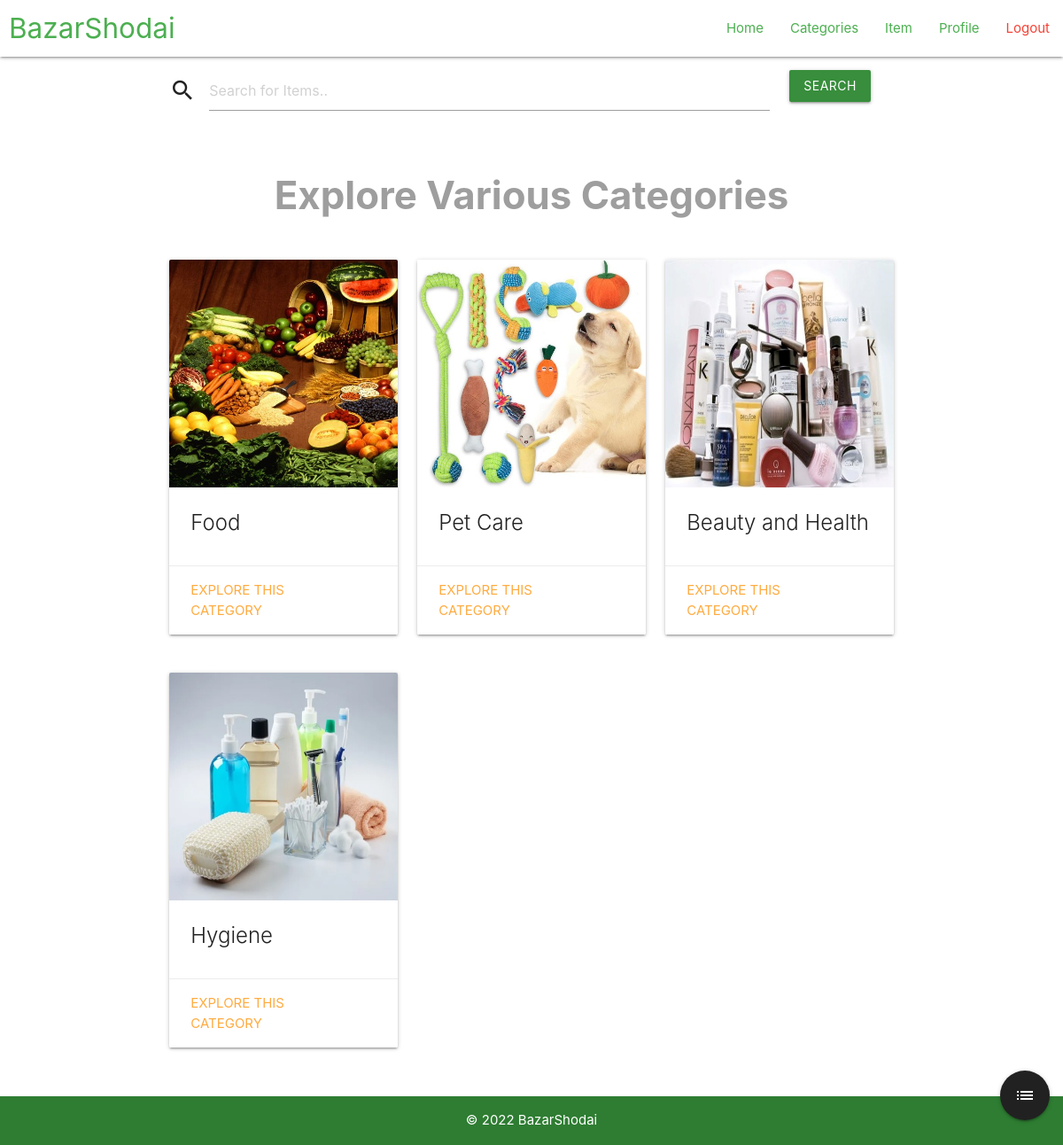
The page /bazar-shodai/categories.php on the database its author committed.
### tables this page shows
CREATE TABLE `tbl_category` (
  `id` int(10) UNSIGNED NOT NULL,
  `title` varchar(255) NOT NULL,
  `image_name` varchar(255) NOT NULL,
  `featured` varchar(255) NOT NULL,
  `active` varchar(255) NOT NULL
);

### bazar-shodai/categories.php (the view, shortened to what this page needs)
<?php include("reusable-front/head.php") ?>
<?php include("reusable-front/menu.php") ?>
<div class="item-search">
    <div class="row container">
        <form class="col s12" action="<?php echo SITEURL; ?>search-item.php" method="POST">
        <div class="row">
            <div class="input-field col s10">
                <i class="material-icons prefix">search</i>
                <input type="search" name="search" placeholder="Search for Items.." required>
            </div>
            <div class="input-field col s2">
                <input type="submit" name="submit" value="Search" class="btn green darken-2">
            </div>
        </div>
        </form>
    </div>
</div>
<div class="categories container">
    <div class="row">
        <h3 class="center-align grey-text">Explore Various Categories</h3>
        <?php
            $sql = "SELECT * FROM tbl_category WHERE ACTIVE='Yes'";
            $result = mysqli_query($conn, $sql);
            if($result == true) {
                $rows = mysqli_num_rows($result);
                if($rows>0) {
                    while($rows = mysqli_fetch_assoc($result)) {
                        $id = $rows['id'];
                        $title = $rows['title'];
                        $image_name = $rows['image_name'];
                        ?>
                        <div class="col s12 m4">
                            <div class="row">
                                <div class="col s12 m12">
                                    <div class="card hoverable">
                                        <div class="card-image">
                                            <img src="<?php echo SITEURL; ?>images/category/<?php echo $image_name; ?>">
                                        </div>
                                        <div class="card-content">
                                            <span class="card-title"><?php echo $title; ?></span>
                                        </div>
                                        <div class="card-action">
                                            <a href="<?php echo SITEURL; ?>category-items.php?category_id=<?php echo $id; ?>">Explore this category</a>
                                        </div>
                                    </div>
                                </div>
                            </div>
                        </div>
                    <?php
                    }
                }
            }
        ?>
    </div>
</div>
<?php include("reusable-front/footer.php") ?>

### bazar-shodai/css/style.css (style rules this page uses)
#ov .categories { margin-bottom: 20px; }
#ov h3 { font-weight: bold; margin-bottom: 40px; }

### rows shown on the page
tbl_category: image_name (picture), title "Food"
tbl_category: image_name (picture), title "Pet Care"
tbl_category: image_name (picture), title "Beauty and Health"
tbl_category: image_name (picture), title "Hygiene"
